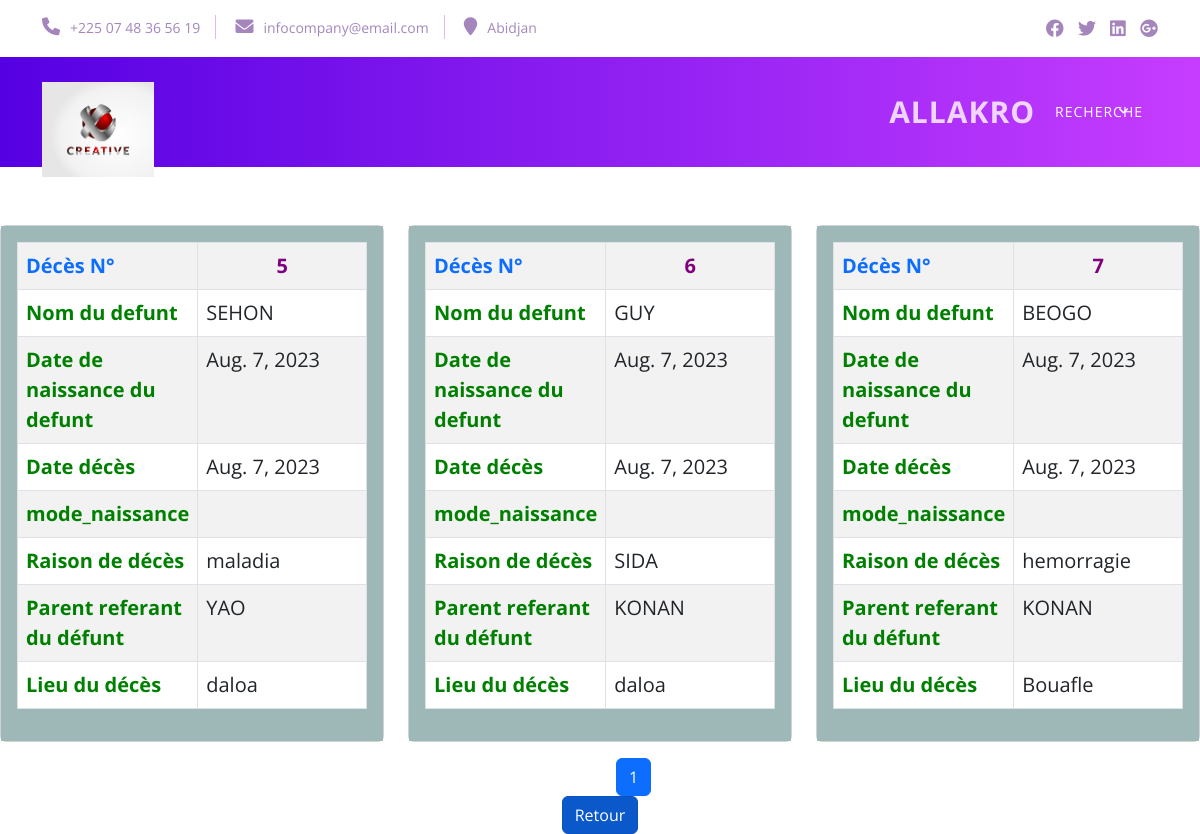
The page /deces_list/ on the database its author committed.
### gestion/models.py (models this page shows, shortened)
class Deces(models.Model):
  class Validerdeces(models.TextChoices):
    VALIDER = 'valider'
    NON_VALIDER = 'non_valider'
  parent_referant = models.CharField(max_length=20,verbose_name="parent  de l'acteur decédé")
  date_naissance_deces =  models.DateField(verbose_name="date de naissance de décès de l'acteur ")
  date_deces =  models.DateField(verbose_name="date  de décès de l'acteur ")
  mode_deces =  models.CharField(max_length=20,verbose_name="mode de décès de l'acteur ")
  raison_deces =  models.CharField(max_length=20,verbose_name="raison de décès de l'acteur ")
  parent_referant = models.CharField(max_length=20,verbose_name="parent  de l'acteur decédé")
  lieu_deces = models.CharField(max_length=20,verbose_name="lieu du deces de l'acteur")
  defunt = models.OneToOneField('Acteur',on_delete=models.CASCADE)
  valide = models.BooleanField(default=0,verbose_name='valider la personne')
  statut = models.CharField(max_length=3,default= 'non',verbose_name='choix')

class Acteur(models.Model):
  class Genreacteur(models.TextChoices):
    MASCULIN = "MASCULIN", "Masculin"
    FEMININ = "FEMININ", "Feminin"
  class Valideracteur(models.TextChoices):
    VALIDER = 'valider'
    NON_VALIDER = 'non_valider'
  nom_acteur = models.CharField(default='inconnu',max_length=20,verbose_name="nom de l'acteur" )
  prenom_acteur = models.CharField(default='inconnu',max_length=30,verbose_name="prenoms de l'acteur")
  genre_acteur= models.CharField(default='inconnu',max_length=20,choices=Genreacteur.choices, verbose_name="genre de l'acteur")
  contact_acteur = models.CharField(default='inconnu',max_length=20,verbose_name="contact de l'acteur")
  provenance = models.CharField(default='inconnu',max_length=20,verbose_name="provenance de l'acteur")
  email_acteur =models.EmailField(default='',verbose_name="email de l'acteur")
  age_acteur = models.CharField(default='',max_length=20,verbose_name="age del'acteur")
  nombre_enfants = models.CharField(default='inconnu',max_length=20,verbose_name="nombre enfants de l'acteur")
  statut_prof = models.CharField(default='inconnu',max_length=50,verbose_name="metier de l'acteur")
  pays_naissance = models.CharField(default='inconnu',max_length=20,verbose_name="pays de naissance")
  situation_matrimoniale = models.CharField(default='inconnu',max_length=20,verbose_name="situation_matrimoniale")
  nationalité_acteur = models.CharField(default='inconnu',max_length=20,verbose_name="nationalité de l'acteur")
  competences_acteur = models.CharField(default='inconnu',max_length=50,verbose_name="competences de l'acteur")
  valide = models.BooleanField(default=1,verbose_name='valider la personne')
  statut = models.CharField(max_length=3,default= 'ok',verbose_name='choix')

### gestion/views.py (the view)
# urls.py: path('deces_list/',views.deces_list, name='deces_list'),
def deces_list(request,pk=None):
  dece =''
  delete = False
  user = User.objects.all()
  firstname= request.user.username
  if request.user.username == 'admin':
       dash = 'active'
       delete = True
  else:
    delete = False
    dash = 'disabled'
  if pk is not None:
    dece = get_object_or_404(Deces, pk=pk)
  pagination_number =6
  deces  = Deces.objects.all()
  paginator = Paginator(deces,pagination_number)
  page=request.GET.get('page')
  deces_mix= paginator.get_page(page)
  item_name = request.GET.get('item_name')
  if item_name != '' and item_name is not None:
    deces_mix = Deces.objects.filter(raison_deces__icontains=item_name)
    paginator = Paginator(deces_mix,6)
  deces_li = []
  for item in deces:
    if item.valide == 1 or item.valide ==None or request.user.username=='admin':
      aff =True
      item.statut ="ok"
    else:
      aff =False
    deces_li.append({"deces": item,'aff': aff})
  return render(request, "gestion/deces_list.html", {"list": deces_li,"it" :deces_mix,'dash':dash,'delete':delete,'deces':deces,'dece':dece,'firstname':firstname})

### gestion/templates/gestion/deces_list.html (shortened to what this page needs)
{% load static %}
<!DOCTYPE html>
<html lang="en">
  <head>
    <link href="https://cdn.jsdelivr.net/npm/bootstrap@5.3.0/dist/css/bootstrap.min.css" rel="stylesheet">
    <link rel="stylesheet" href="{% static 'css/fontawesome.css' %}">
    <link rel="stylesheet" href="{% static 'css/templatemo-tale-seo-agency.css'%}">
    <link rel="stylesheet" href="{% static 'css/owl.css' %}">
    <link rel="stylesheet" href="{% static 'css/animate.css' %}">
    <link rel="stylesheet"href="https://unpkg.com/swiper@7/swiper-bundle.min.css"/>
  </head>
<body>
  <div class="pre-header">
    <div class="container">
      <div class="row">
        <div class="col-lg-8 col-sm-9">
          <div class="left-info">
            <ul>
              <li><a href="#"><i class="fa fa-phone"></i>+225 07 48 36 56 19</a></li>
              <li><a href="#"><i class="fa fa-envelope"></i>infocompany@email.com</a></li>
              <li><a href="#"><i class="fa fa-map-marker"></i>Abidjan</a></li>
            </ul>
          </div>
        </div>
        <div class="col-lg-4 col-sm-3">
          <div class="social-icons">
            <ul>
              <li><a href="#"><i class="fab fa-facebook"></i></a></li>
              <li><a href="#"><i class="fab fa-twitter"></i></a></li>
              <li><a href="#"><i class="fab fa-linkedin"></i></a></li>
              <li><a href="#"><i class="fab fa-google-plus"></i></a></li>
            </ul>
          </div>
        </div>
      </div>
    </div>
  </div>
  <header class="header-area header-sticky">
    <div class="container">
        <div class="row">
            <div class="col-12">
                <nav class="main-nav">
                    <a href="/" class="logo">
                      <img src="{% static 'img/logolo.avif' %}" alt="" style="max-width: 112px;">
                  </a>
                  <ul class="nav">
                    <li class="scroll-to-section"><a href="/" class="active"><b style="font-size:30px">Allakro</a></b></li>
                   <li class="has-sub">
                     <a href="javascript:void(0)">Recherche</a>
                 </li>
                 </ul>
                </nav>
            </div>
        </div>
    </div>
  </header>
  <br> <br> <br> <br>
  {% block content%}
  <br><br><br>
 <div class="row" >
  {% for items in list %}
  {% if items.aff  %}
  <div class="col-md-4">
    <div class="card" >
      <div class="card-body" style="background-color: rgb(158, 184, 184);">
        <table class="table table-striped table-bordered"  style=" font-size:20px">
          <tr><td class="text-primary"><b>Décès N° </b></td><td  style="width: 250px"><b style=" color : purple "; ><center>{{ items.deces.id}}</center></b></td></tr>
          <tr><td><b style="color:green">Nom du defunt</b></td><td>{{ items.deces.defunt.nom_acteur}}</td></tr>
          <tr><td><b style="color:green">Date de naissance du defunt</b></td><td>{{ items.deces.date_naissance_deces}}</td></tr>
          <tr><td><b style="color:green">Date décès</b></td><td>{{ items.deces.date_naissance_deces}}</td></tr>
          <tr><td><b style="color:green">mode_naissance </b></td><td>{{ item.naissance.mode_naissance  }}</td></tr>
          <tr><td><b style="color:green">Raison de décès</b></td><td>{{ items.deces.raison_deces}}</td></tr>
          <tr><td><b style="color:green">Parent referant du défunt</b></td><td>{{ items.deces.parent_referant}}</td></tr>
          <tr><td><b style="color:green">Lieu du décès</b></td><td>{{ items.deces.lieu_deces}}</td></tr>
        </table>
      </div>
    </div>
    </div>
    {% endif  %}
    {% endfor %}
  </div>
 <div class="row mt-3" style=' margin-left:300px'>
  <div class="col-md-3 offset-md-4">
    <ul class="pagination">
      <li class="page-item active">
        <a  class="page-link" href="?page={{it.number}}">{{it.number}}</a>
      </li>
    </ul>
  </div>
 </div>
 <center>
 <div>
  <a class="btn btn-primary  active" role="button" href="{% url 'services_deces'  %}">Retour</a>
</div>
</center>
 {% endblock %}
 </body>
</html>

### static/css/templatemo-tale-seo-agency.css (style rules this page uses)
html, body, div, span, applet, object, iframe, h1, h2, h3, h4, h5, h6, p, blockquote, div pre, a, abbr, acronym, address, big, cite, code, del, dfn, em, font, img, ins, kbd, q, s, samp, small, strike, strong, sub, sup, tt, var, b, u, i, center, dl, dt, dd, ol, ul, li, figure, header, nav, section, article, aside, footer, figcaption { margin: 0; padding: 0; border: 0; outline: 0; }
ul, li { padding: 0; margin: 0; list-style: none; }
header, nav, section, article, aside, footer, hgroup { display: block; }
* { box-sizing: border-box; }
html, body { font-family: 'Open Sans', sans-serif; -ms-text-size-adjust: 100%; -webkit-font-smoothing: antialiased; -moz-osx-font-smoothing: grayscale; }
a { text-decoration: none !important; }
ul { margin-bottom: 0px; }
img { width: 100%; overflow: hidden; }
html, body { font-family: 'Open Sans', sans-serif; }
.header-area { position: absolute; background: rgb(85,0,227); background: linear-gradient(90deg, rgba(85,0,227,1) 0%, rgba(198,61,255,1) 100%); height: 110px; top: 57px; left: 0; right: 0; z-index: 100; -webkit-transition: all .5s ease 0s; -moz-transition: all .5s ease 0s; -o-transition: all .5s ease 0s; transition: all .5s ease 0s; }
.header-area .main-nav { min-height: 80px; background: transparent; display: flex }
.header-area .main-nav .logo { margin-top: 25px; flex-basis: 20%; -webkit-transition: all 0.3s ease 0s; -moz-transition: all 0.3s ease 0s; -o-transition: all 0.3s ease 0s; transition: all 0.3s ease 0s; }
.header-area .main-nav .nav { flex-basis: 80%; height: 110px; margin-top: 0px; margin-right: 0px; -webkit-transition: all 0.3s ease 0s; -moz-transition: all 0.3s ease 0s; -o-transition: all 0.3s ease 0s; transition: all 0.3s ease 0s; position: relative; z-index: 999; }
.nav { justify-content: right; }
.header-area .main-nav .nav li:first-child { padding-left: 60px; }
.header-area .main-nav .nav li:last-child { padding-right: 0px; }
.header-area .main-nav .nav li { padding-left: 30px; padding-right: 30px; }
.header-area .main-nav .nav li a { display: block; font-weight: 400; font-size: 14px; text-transform: uppercase; color: #fff; -webkit-transition: all 0.4s ease 0s; -moz-transition: all 0.4s ease 0s; -o-transition: all 0.4s ease 0s; transition: all 0.4s ease 0s; height: 110px; line-height: 110px; border: transparent; letter-spacing: 1px; }
.header-area .main-nav .nav li:hover a, .header-area .main-nav .nav li a.active { color: #fff; opacity: 0.8; }
.header-area .main-nav .nav li.has-sub { position: relative; padding-right: 15px; }
.header-area .main-nav .nav li.has-sub:after { font-family: FontAwesome; content: "\f107"; font-size: 12px; color: #fff; position: absolute; right: 30px; top: 45px; }
.header-area.header-sticky .nav li a.active { color: #fff; }
@media (max-width: 1200px) { .header-area .main-nav .nav li { padding-left: 10px; padding-right: 10px; } }
@media (max-width: 1200px) { .header-area .main-nav:before { display: none; } }
.pre-header { background-color: #fff; padding: 15px 0px; }
.pre-header ul li { display: inline-block; }
.pre-header .left-info ul li:last-child { margin-right: 0px; padding-right: 0px; border-right: none; }
.pre-header .left-info ul li { margin-right: 15px; padding-right: 15px; border-right: 1px solid #dfb6ff; }
.pre-header .left-info ul li a { font-size: 14px; }
.pre-header .left-info ul li a i { font-size: 18px; margin-right: 10px; }
.pre-header ul li a { color: #a586bc; transition: all .4s; }
.pre-header .social-icons { text-align: right; }
.pre-header .social-icons ul li { margin-left: 10px; }
.pre-header .social-icons ul li a { font-size: 18px; }
body { overflow-x: hidden; }

### rows shown on the page
Deces: deces.id "5", deces.defunt.nom_acteur "SEHON", deces.date_naissance_deces "Aug. 7, 2023", deces.raison_deces "maladia", deces.parent_referant "YAO", deces.lieu_deces "daloa"
Deces: deces.id "6", deces.defunt.nom_acteur "GUY", deces.date_naissance_deces "Aug. 7, 2023", deces.raison_deces "SIDA", deces.parent_referant "KONAN", deces.lieu_deces "daloa"
Deces: deces.id "7", deces.defunt.nom_acteur "BEOGO", deces.date_naissance_deces "Aug. 7, 2023", deces.raison_deces "hemorragie", deces.parent_referant "KONAN", deces.lieu_deces "Bouafle"

### other values the page prints
{{ it.number }} "1"
